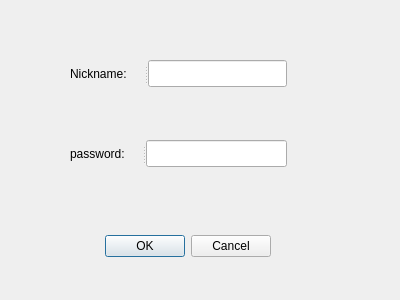
<?xml version="1.0" encoding="UTF-8"?>
<ui version="4.0">
 <class>LoginDialog</class>
 <widget class="QDialog" name="LoginDialog">
  <property name="geometry">
   <rect>
    <x>0</x>
    <y>0</y>
    <width>400</width>
    <height>300</height>
   </rect>
  </property>
  <property name="minimumSize">
   <size>
    <width>400</width>
    <height>300</height>
   </size>
  </property>
  <property name="maximumSize">
   <size>
    <width>400</width>
    <height>300</height>
   </size>
  </property>
  <property name="windowTitle">
   <string>Login</string>
  </property>
  <property name="windowIcon">
   <iconset resource="resources.qrc">
    <normaloff>:/images/app-icon2</normaloff>:/images/app-icon2</iconset>
  </property>
  <widget class="QDialogButtonBox" name="buttonBox">
   <property name="geometry">
    <rect>
     <x>-70</x>
     <y>230</y>
     <width>341</width>
     <height>32</height>
    </rect>
   </property>
   <property name="orientation">
    <enum>Qt::Horizontal</enum>
   </property>
   <property name="standardButtons">
    <set>QDialogButtonBox::Cancel|QDialogButtonBox::Ok</set>
   </property>
  </widget>
  <widget class="QSplitter" name="splitter_2">
   <property name="geometry">
    <rect>
     <x>70</x>
     <y>140</y>
     <width>217</width>
     <height>27</height>
    </rect>
   </property>
   <property name="orientation">
    <enum>Qt::Horizontal</enum>
   </property>
   <widget class="QLabel" name="pwdlabel">
    <property name="text">
     <string>password:</string>
    </property>
   </widget>
   <widget class="QLineEdit" name="pwdlineEdit"/>
  </widget>
  <widget class="QSplitter" name="splitter">
   <property name="geometry">
    <rect>
     <x>70</x>
     <y>60</y>
     <width>217</width>
     <height>27</height>
    </rect>
   </property>
   <property name="orientation">
    <enum>Qt::Horizontal</enum>
   </property>
   <widget class="QLabel" name="nicknamelabel">
    <property name="text">
     <string>Nickname:</string>
    </property>
   </widget>
   <widget class="QLineEdit" name="nicknamelineEdit"/>
  </widget>
 </widget>
 <resources>
  <include location="resources.qrc"/>
 </resources>
 <connections>
  <connection>
   <sender>buttonBox</sender>
   <signal>accepted()</signal>
   <receiver>LoginDialog</receiver>
   <slot>accept()</slot>
   <hints>
    <hint type="sourcelabel">
     <x>248</x>
     <y>254</y>
    </hint>
    <hint type="destinationlabel">
     <x>157</x>
     <y>274</y>
    </hint>
   </hints>
  </connection>
  <connection>
   <sender>buttonBox</sender>
   <signal>rejected()</signal>
   <receiver>LoginDialog</receiver>
   <slot>reject()</slot>
   <hints>
    <hint type="sourcelabel">
     <x>316</x>
     <y>260</y>
    </hint>
    <hint type="destinationlabel">
     <x>286</x>
     <y>274</y>
    </hint>
   </hints>
  </connection>
 </connections>
</ui>
